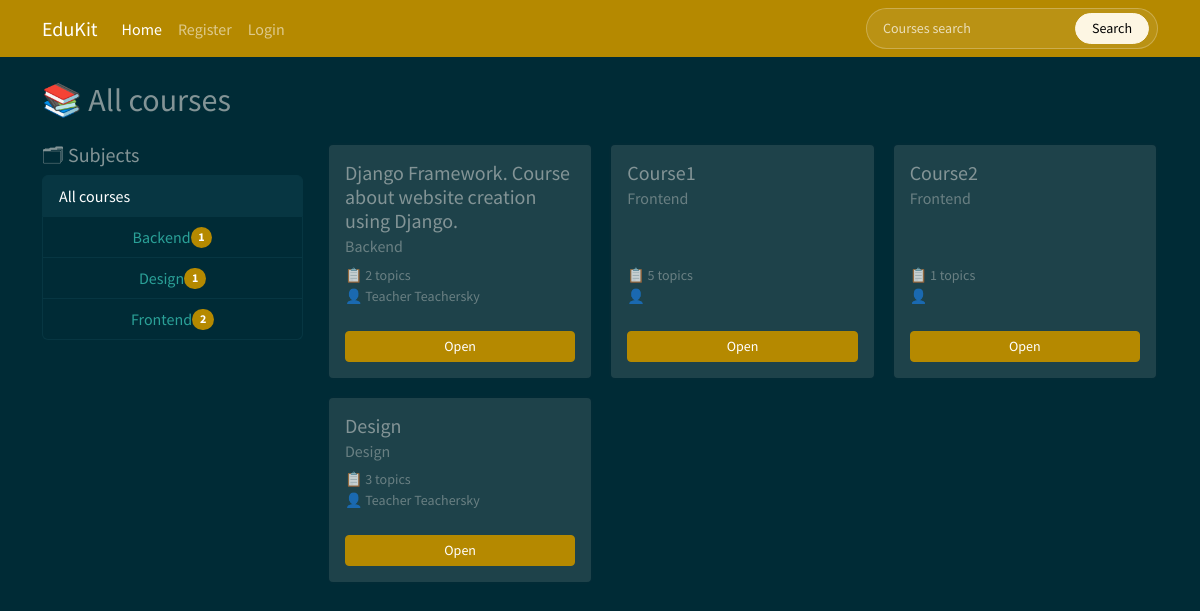
The page / on the database its author committed.
### courses/models.py (models this page shows, shortened)
class Subject(models.Model):
    title = models.CharField(max_length=200, verbose_name="Title")
    slug = models.SlugField(max_length=200, unique=True)
    class Meta:
        verbose_name = "Specialization"
        verbose_name_plural = "Specializations"
        ordering = ["title"]

class Course(models.Model):
    owner = models.ForeignKey(User, related_name="courses_created", on_delete=models.CASCADE, verbose_name="Teacher")
    subject = models.ForeignKey(Subject, related_name="courses", on_delete=models.CASCADE, verbose_name="Subject")
    title = models.CharField(max_length=500, verbose_name="Title")
    slug = models.SlugField(max_length=500, unique=True, verbose_name="Slug")
    overview = models.TextField(verbose_name="Description")
    created = models.DateTimeField(auto_now_add=True)
    students = models.ManyToManyField(User, related_name="course_joined", blank=True, verbose_name="Enrolled students")
    class Meta:
        verbose_name = "Course"
        verbose_name_plural = "Courses"
        ordering = ["-created"]

### courses/views.py (the view)
# urls.py: path("", CourseListView.as_view(), name="course_list"),
class CourseListView(TemplateResponseMixin, View):
    model = Course
    template_name = "courses/course/list.html"
    def get(self, request, subject=None):
        subjects = Subject.objects.annotate(total_courses=Count("courses"))
        courses = Course.objects.annotate(total_modules=Count("modules"))
        if subject:
            subject = get_object_or_404(Subject, slug=subject)
            courses = courses.filter(subject=subject)
        return self.render_to_response({
            "subjects": subjects,
            "subject": subject,
            "courses": courses,
        })

### courses/templates/courses/course/list.html (shortened to what this page needs)
{% extends "base.html" %}
{% block content %}
    <h2 class="mb-4">
        {% if subject %}
            📂{{ subject.title }} courses
        {% else %}
            📚 All courses
        {% endif %}
    </h2>
    <div class="row">
        <div class="col-12 col-md-3 mb-4">
            <h5 class="mb-2">🗂 Subjects</h5>
            <ul id="subjects" class="list-group">
                <li class="list-group-item{% if not subject %} active {% endif %}">
                    <a class="text-decoration-none{% if not subject %} text-white {% endif %}" href="{% url "course_list" %}">All courses</a>
                </li>
                {% for s in subjects %}
                    <li class="list-group-item d-flex justify-content-center align-items-center{% if subject == s %} active {% endif %}">
                        <a class="text-decoration-none{% if subject == s %} text-white {% endif %}" href="{% url "course_list_subject" s.slug %}">{{ s.title }}</a>
                        <span class="badge text-bg-primary rounded-pill">{{ s.total_courses }}</span>
                    </li>
                {% endfor %}
            </ul>
        </div>
        <div id="courses" class="col-9 col-md-9">
            <div class="row row-cols-1 row-cols-sm-2 row-cols-lg-3 g-3">
                {% for course in courses %}
                    {% with subject=course.subject %}
                        <div class="col">
                            <div class="card h-100 border-2">
                                <div class="card-body d-flex flex-column">
                                    <h5 class="card-title">{{ course.title }}</h5>
                                    <h6 class="card-subtitle mb-2 text-muted">{{ course.subject.title }}</h6>
                                    <p class="card-text small text-muted mt-auto">
                                        📋 {{ course.total_modules }} topics<br/>
                                        👤 {{ course.owner.get_full_name }}
                                    </p>
                                    <a href="{% url "course_detail" course.slug %}" class="btn btn-primary btn-sm mt-2">Open</a>
                                </div>
                            </div>
                        </div>
                    {% endwith %}
                {% empty %}
                    <div class="col-12">
                        <p class="text-muted">No courses.</p>
                    </div>
                {% endfor %}
            </div>
        </div>
    </div>
{% endblock content %}

### rows shown on the page
Subject: title "Backend", total_courses "1"
Subject: title "Design", total_courses "1"
Subject: title "Frontend", total_courses "2"
Course: title "Django Framework. Course about website creation using Django.", subject "Backend", total_modules "2", owner.get_full_name "Teacher Teachersky"
Course: title "Course1", subject "Frontend", total_modules "5"
Course: title "Course2", subject "Frontend", total_modules "1"
Course: title "Design", subject "Design", total_modules "3", owner.get_full_name "Teacher Teachersky"
